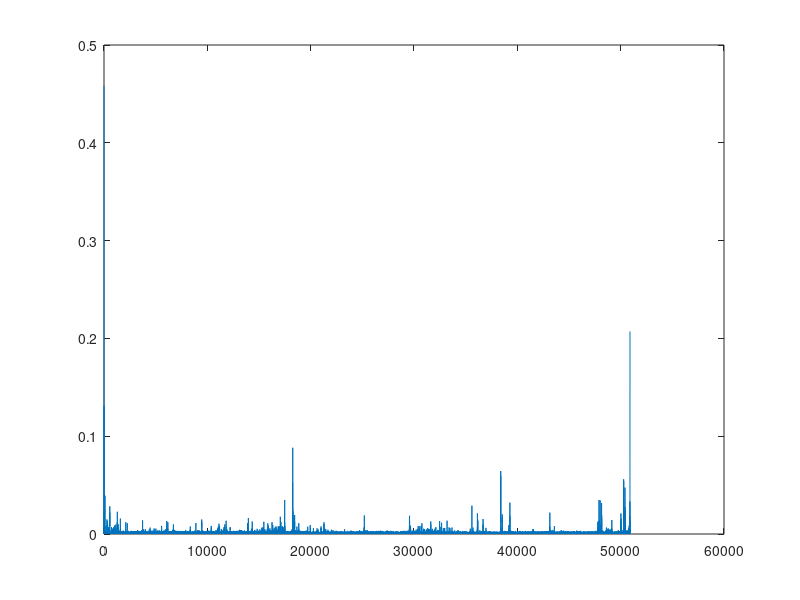

MATLAB code for this plot:
%-----------------------------
%--- MOTION & SLEEP - EXERCISE
%-----------------------------
%--- MATEUSZ SOLINSKI --------
%-----------------------------

%-----------------------------
%  LOAD DATA

%---- phone.csv

fid = fopen('phone.csv');
out = textscan(fid,'%s%f%f%f','delimiter',',');
fclose(fid);

timestamp = out{1};
Xacc = out{2};
Yacc = out{3};
Zacc = out{4};

%---- sleep_phases.csv

fid = fopen('sleep_phases.csv');
out = textscan(fid,'%s%f','delimiter',',');
fclose(fid);

timestampSP = out{1};
sleepP = out{2};


%----- create motion vector


absInstMot = sqrt(Xacc(1:end).^2 + Yacc(1:end).^2 + Zacc(1:end).^2 );
motionVect =  abs(diff(absInstMot));
figure(3)
  plot(motionVect)

  %alternative version
%absInstMot = sqrt( (Xacc(2:end)-Xacc(1:end-1)).^2 + (Yacc(2:end)-Yacc(1:end-1)).^2 + (Zacc(2:end)-Zacc(1:end-1)).^2 );
%motionVect =  absInstMot;
%figure(2)
%  plot(motionVect)

%----- print
show=0;
if(show)
  figure(1)
    subplot(4,1,1)
      plot(Xacc);
      title('Accelerometer X-axis');
    subplot(4,1,2)
      plot(Yacc)
      title('Accelerometer Y-axis');
    subplot(4,1,3)
      plot(Zacc)
      title('Accelerometer Z-axis');
    subplot(4,1,4)
      plot(sleepP)
      title('Sleep Phases');  
end